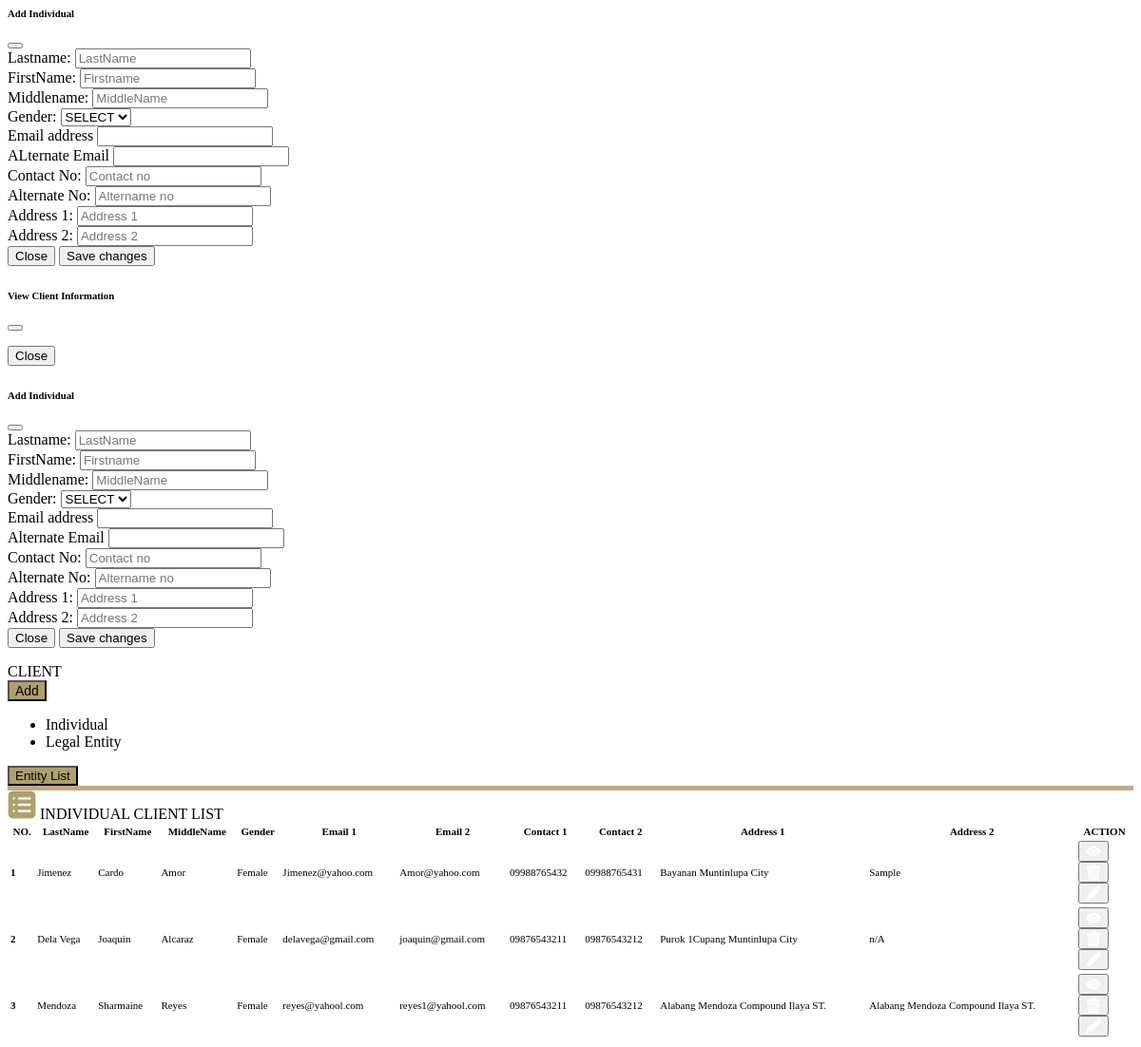
Page /client.php on the earlier database version.
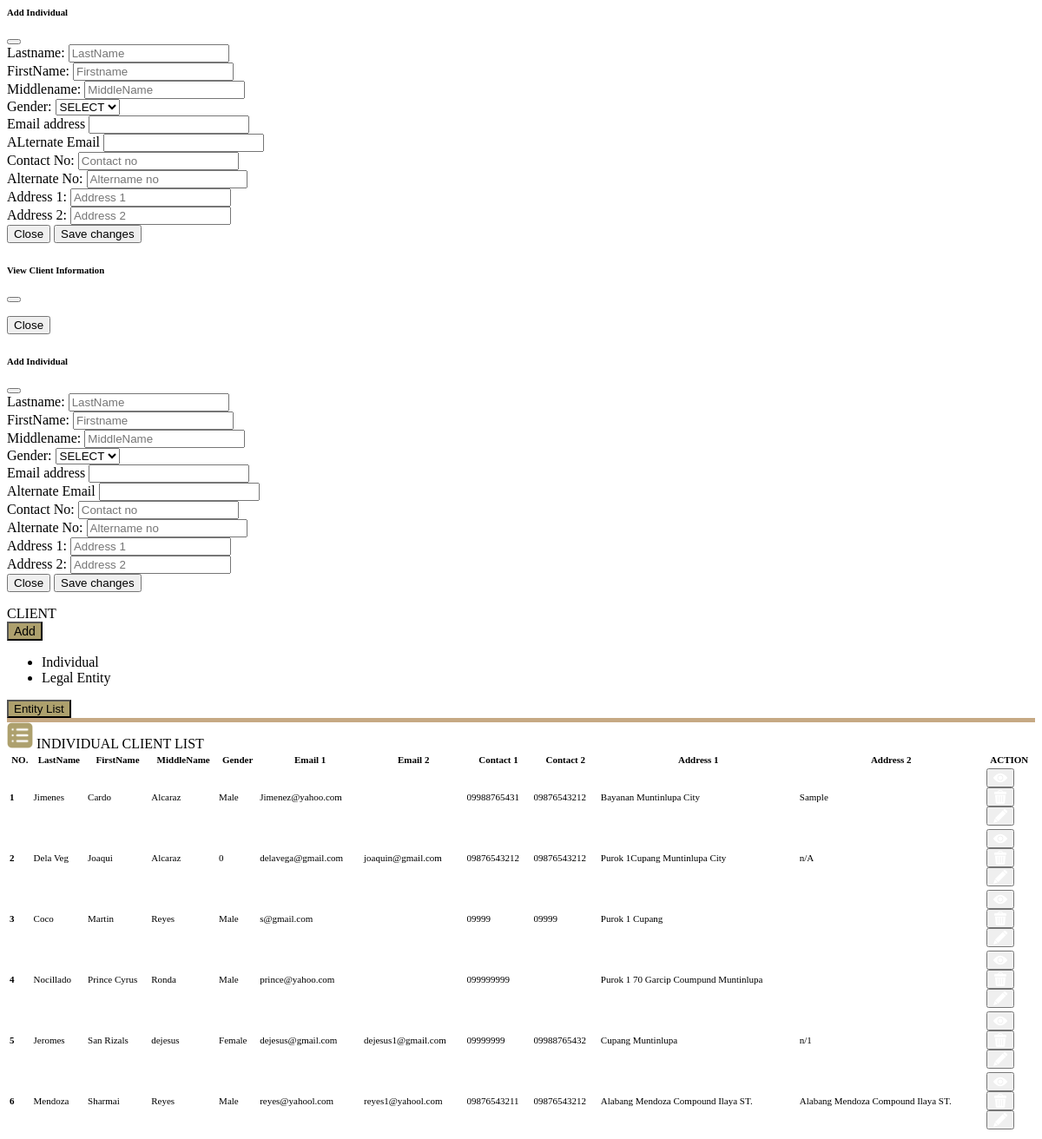
Same page on the later database version.
### tables this page shows
CREATE TABLE `tbl_client_list` (
  `id` int(11) NOT NULL,
  `lastname` varchar(100) NOT NULL,
  `firstname` varchar(100) NOT NULL,
  `middlename` varchar(100) NOT NULL,
  `gender` varchar(10) NOT NULL,
  `first_email` varchar(100) NOT NULL,
  `second_email` varchar(100) NOT NULL,
  `first_contact` varchar(100) NOT NULL,
  `second_contact` varchar(100) NOT NULL,
  `first_address` varchar(200) NOT NULL,
  `second_address` varchar(200) NOT NULL
);

### client.php (the view, shortened to what this page needs)
<div class="modal fade" id="addIndividual" tabindex="-1" aria-labelledby="exampleModalLabel" aria-hidden="true">
  <div class="modal-dialog modal-lg">
    <div class="modal-content">
      <div class="modal-header">
        <h6 class="modal-title" id="exampleModalLabel">Add Individual </h6>
        <button type="button" class="btn-close" data-bs-dismiss="modal" aria-label="Close"></button>
      </div>
      <div class="modal-body">
            <form action="" id="saveuserForm">
                <div class="row mb-2 ">
                  <div class="col">
                  <label class="form-label">Lastname:</label>
                 <input type="text" class="form-control" name="lastName"  placeholder="LastName">
                   </div>
                  <div class="col">
                  <label class="form-label">FirstName:</label>
                 <input type="text" class="form-control" name="firstName" placeholder="Firstname">
                   </div>
                  <div class="col">
                  <label class="form-label">Middlename:</label>
                 <input type="text" class="form-control" name="middleName" placeholder="MiddleName">
                   </div>
                </div>
                <div class="row">
                    <div class="col">
                    <label class="form-label">Gender:</label>
                    <select class="form-select form-select-md mb-2" aria-label=".form-select-lg example"name="gender">
                    <option value="0">SELECT</option>
                    </select>
                  </div>
                  <div class="col">
                  <label for="exampleInputEmail1" class="form-label">Email address</label>
                 <input type="email" class="form-control" id="exampleInputEmail1"name="emailOne" aria-describedby="emailHelp">
                  </div>
                  <div class="col">
                  <label for="exampleInputEmail1" class="form-label">ALternate Email</label>
                 <input type="email" class="form-control" id="exampleInputEmail1"name ="emailTwo" aria-describedby="emailHelp">
                  </div>
                </div>
                <div class="row mb-2">
                        <div class="col">
                    <label class="form-label">Contact No:</label>
                    <input type="text" name="contactOne" class="form-control" id="contact" placeholder="Contact no">
                    </div>
                    <div class="col">
                    <label class="form-label">Alternate No:</label>
                    <input type="text" name="contactTwo" class="form-control" id="altername" placeholder="Altername no">
                    </div>
                </div>
                <div class="row">
                        <div class="col">
                    <label class="form-label">Address 1:</label>
                    <input type="text" name="address_one" class="form-control" placeholder="Address 1">
                    </div>
                    <div class="col">
                    <label class="form-label">Address 2:</label>
                    <input type="text" name="address_two"  class="form-control"  placeholder="Address 2">
                    </div>
                </div>
                         <div class="modal-footer">
                    <button type="button" class="btn btn-secondary" data-bs-dismiss="modal">Close</button>
                    <button type="submit" id="saveClientBtn"class="btn btn-warning">Save changes</button>
                </div>
            </form>
      </div>
    </div>
  </div>
</div>
<div class="modal fade" id="viewUserModal" data-bs-backdrop="static" data-bs-keyboard="false" tabindex="-1" aria-labelledby="staticBackdropLabel" aria-hidden="true">
  <div class="modal-dialog ">
    <div class="modal-content">
      <div class="modal-header">
        <h6 class="modal-title fs-5" id="staticBackdropLabel">View Client Information</h6>
        <button type="button" class="btn-close" data-bs-dismiss="modal" aria-label="Close"></button>
      </div>
      <div class="modal-footer">
        <button type="button" class="btn btn-danger" data-bs-dismiss="modal">Close</button>
      </div>
    </div>
  </div>
</div>
 <div class="modal fade" id="editindividual" tabindex="-1" aria-labelledby="exampleModalLabel" aria-hidden="true">
  <div class="modal-dialog modal-lg">
    <div class="modal-content">
      <div class="modal-header">
        <h6 class="modal-title" id="exampleModalLabel">Add Individual </h6>
        <button type="button" class="btn-close" data-bs-dismiss="modal" aria-label="Close"></button>
      </div>
      <div class="modal-body">
            <form action="" id="updateClientForm">
            <div class="row mb-2 ">
                  <div class="col">
                   <label class="form-label">Lastname:</label>
                 <input type="text" class="form-control" id="editlastName" name="editlastName"  placeholder="LastName">
                   </div>
                  <div class="col">
                  <label class="form-label">FirstName:</label>
                 <input type="text" class="form-control" name="editfirstName" id="editfirstName" placeholder="Firstname">
                   </div>
                  <div class="col">
                  <label class="form-label">Middlename:</label>
                 <input type="text" class="form-control" id="editmiddleName" name="editmiddleName" placeholder="MiddleName">
                   </div>
                </div>
                <div class="row">
                    <div class="col">
                    <label class="form-label">Gender:</label>
                    <select class="form-select form-select-md mb-2" aria-label=".form-select-lg example" name="editGender" id="editGender">
                    <option value="0">SELECT</option>
                    </select>
                  </div>
                  <div class="col">
                  <label for="exampleInputEmail1" class="form-label">Email address</label>
                 <input type="email" class="form-control"  id="editemailOne"  name="editemailOne" >
                  </div>
                  <div class="col">
                  <label for="exampleInputEmail1" class="form-label">Alternate Email</label>
                 <input type="email" class="form-control" id="editemailTwo" name ="editemailTwo" aria-describedby="emailHelp">
                  </div>
                </div>
                <div class="row mb-2">
                        <div class="col">
                    <label class="form-label">Contact No:</label>
                    <input type="text" name="editcontactOne" class="form-control" id="editcontactOne" placeholder="Contact no">
                    </div>
                    <div class="col">
                    <label class="form-label">Alternate No:</label>
                    <input type="text" name="editcontactTwo" class="form-control" id="editcontactTwo" placeholder="Altername no">
                    </div>
                </div>
                <div class="row">
                        <div class="col">
                    <label class="form-label">Address 1:</label>
                    <input type="text" id="editaddress_one" name="editaddress_one" class="form-control" placeholder="Address 1">
                    </div>
                    <div class="col">
                    <label class="form-label">Address 2:</label>
                    <input type="text" id="editaddress_two" name="editaddress_two"  class="form-control"  placeholder="Address 2">
                    </div>
                </div>
                            <div class="modal-footer">
                    <button type="button" class="btn btn-secondary" data-bs-dismiss="modal">Close</button>
                    <button type="submit" class="btn btn-warning">Save changes</button>
                </div>
            </form>
      </div>
    </div>
  </div>
</div>
<div class="row " >
  <div class="col">
       <div class="card "style="width:100%;">
            <div class="card-header bg-transparent fw-bold"style="border-bottom:5px solid #C6A984;">
                <div class="row">
                    <div class="col-1 mt-1">
                        CLIENT
                    </div>
                    <div class="col-1  d-flex justify-content-start"
                    <div class="dropdown">
                    <button class="btn btn-dark btn-sm dropdown-toggle" type="button" id="dropdownMenuButton1" data-bs-toggle="dropdown" aria-expanded="false"style="font-size:14px;background:#ADA06D;">
                        Add
                    </button>
                    <ul class="dropdown-menu" aria-labelledby="dropdownMenuButton1">
                    <li><a class="dropdown-item" data-bs-toggle="modal" data-bs-target="#addIndividual">Individual</a></li>
                    <li><a class="dropdown-item"  data-toggle="modal" data-target="#exampleModal">Legal Entity</a></li>
                    </ul>
                    </div>
                    <div class="col d-flex justify-content-end" style="margin-right:50px;"><button class="btn btn-sm btn-dark" style="background:#ADA06D">Entity List</button></div>
                  </div>
            </div>
            <div class="card-body p-1">
            <span class="text-center">
            <img src="./vendor/img/bullet-list.png" alt="Logo" width="30" height="30" >
              INDIVIDUAL CLIENT LIST
            </span>
            <div class="row mt-2 m-4">
                <div class="table-responsive " style="overflow:auto;">
                <table id="clientList" class="table table-hover "style="width:100%;font-size:11px; ">
        <thead >
            <tr >
                <th class="text-center" >NO.</th>
                <th class="text-center">LastName</th>
                <th class="text-center">FirstName</th>
                <th class="text-center">MiddleName</th>
                <th class="text-center">Gender</th>
                <th class="text-center">Email 1</th>
                <th class="text-center">Email 2</th>
                <th class="text-center" >Contact 1</th>
                <th class="text-center">Contact 2</th>
                <th class="text-center">Address 1</th>
                <th class="text-center">Address 2</th>
                <th class="text-center">ACTION</th>
            </tr>
        </thead>
        <tbody class="table-warning">
                <?php
                  require './db_connection.php';
                  $client_list = "SELECT *  FROM tbl_client_list ORDER BY firstname ASC";
                  $query = $conn->query($client_list);
                  $i = 1;
                  while($row= $query->fetch_assoc()):
                 ?>
               <tr>
                <td   class="text-center">
                 <b><?php echo $i++ ?></b>
                </td>
                  <td  class="text-center" >
                  <?php echo $row['lastname'] ?>
                 </td>
                 <td  class="text-center" ><?php echo $row['firstname'] ?></td>
                 <td  class="text-center" ><?php echo $row['middlename'] ?></td>
                 <td  class="text-center" ><?php echo $row['gender'] ?></td>
                 <td  class="text-center" ><?php echo $row['first_email'] ?></td>
                 <td  class="text-center" ><?php echo $row['second_email'] ?></td>
                 <td  class="text-center" ><?php echo $row['first_contact'] ?></td>
                 <td  class="text-center" ><?php echo $row['second_contact'] ?></td>
                 <td  class="text-center" ><?php echo $row['first_address'] ?></td>
                 <td  class="text-center" ><?php echo $row['second_address'] ?></td>
                 <center>
                  <td>
                    <div class="d-flex justify-content-end ">
                    <div class="col"><button class="btn btn-sm btn-primary" id="view_user"  value=<?php echo $row['id']?>'><img src="./src/img/view (1).png"alt=""></button></div>
                    <div class="col"><button class="btn btn-sm btn-danger"id="delete_user"  value="<?php echo $row['id']?>"><img src="./src/img/trash-can.png" alt=""></button></div>
                    <div class="col"><button class="btn btn-sm btn-success"id="edit_userbtn"  value="<?php echo $row['id']?>"><img src="./src/img/pen.png" alt=""></button></div>
                    </div>
                  </td>
                 </center>
                 <?php endwhile; ?>
                 </tr>
        </tbody>
    </table>
                </div>
            </div>
            </div>
        </div>
       </div>
       </div>

Differences in the rows shown:
changed tbl_client_list "Cardo": lastname "Jimenez" → "Jimenes"; middlename "Amor" → "Alcaraz"; gender "Female" → "Male"; first_contact "09988765432" → "09988765431"; second_contact "09988765431" → "09876543212"; second_email "Amor@yahoo.com" → (not shown)
changed tbl_client_list "delavega@gmail.com": lastname "Dela Vega" → "Dela Veg"; firstname "Joaquin" → "Joaqui"; gender "Female" → "0"; first_contact "09876543211" → "09876543212"
added tbl_client_list: lastname "Coco", firstname "Martin", middlename "Reyes", gender "Male", first_email "s@gmail.com", first_contact "09999", second_contact "09999", first_address "Purok 1 Cupang", $row['id'] 89 (drawn)
added tbl_client_list: lastname "Nocillado", firstname "Prince Cyrus", middlename "Ronda", gender "Male", first_email "prince@yahoo.com", first_contact "099999999", first_address "Purok 1 70 Garcip Coumpund Muntinlupa", $row['id'] 85 (drawn)
added tbl_client_list: lastname "Jeromes", firstname "San Rizals", middlename "dejesus", gender "Female", first_email "dejesus@gmail.com", second_email "dejesus1@gmail.com", first_contact "09999999", second_contact "09988765432", first_address "Cupang Muntinlupa", second_address "n/1", $row['id'] 82 (drawn)
changed tbl_client_list "Mendoza": firstname "Sharmaine" → "Sharmai"; gender "Female" → "Male"
